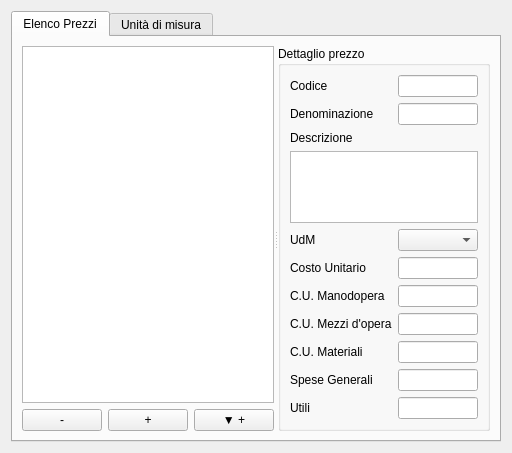
<?xml version="1.0" encoding="UTF-8"?>
<ui version="4.0">
 <class>PriceListDBWidget</class>
 <widget class="QWidget" name="PriceListDBWidget">
  <property name="geometry">
   <rect>
    <x>0</x>
    <y>0</y>
    <width>512</width>
    <height>441</height>
   </rect>
  </property>
  <property name="windowTitle">
   <string>Form</string>
  </property>
  <layout class="QGridLayout" name="gridLayout_3">
   <item row="0" column="0">
    <widget class="QTabWidget" name="tabWidget">
     <property name="currentIndex">
      <number>0</number>
     </property>
     <widget class="QWidget" name="priceListTab">
      <attribute name="title">
       <string>Elenco Prezzi</string>
      </attribute>
      <layout class="QGridLayout" name="gridLayout_4">
       <item row="0" column="0">
        <widget class="QSplitter" name="splitter">
         <property name="orientation">
          <enum>Qt::Horizontal</enum>
         </property>
         <widget class="QWidget" name="layoutWidget">
          <layout class="QGridLayout" name="gridLayout">
           <item row="0" column="0" colspan="3">
            <widget class="QTreeView" name="priceListView">
             <property name="selectionMode">
              <enum>QAbstractItemView::ExtendedSelection</enum>
             </property>
            </widget>
           </item>
           <item row="1" column="0">
            <widget class="QPushButton" name="delPLPushButton">
             <property name="text">
              <string>-</string>
             </property>
            </widget>
           </item>
           <item row="1" column="1">
            <widget class="QPushButton" name="addPLPushButton">
             <property name="text">
              <string>+</string>
             </property>
            </widget>
           </item>
           <item row="1" column="2">
            <widget class="QPushButton" name="addPLChildPushButton">
             <property name="text">
              <string>▼ +</string>
             </property>
            </widget>
           </item>
          </layout>
         </widget>
         <widget class="QGroupBox" name="priceItemGroupBox">
          <property name="title">
           <string>Dettaglio prezzo</string>
          </property>
          <layout class="QGridLayout" name="gridLayout_2">
           <item row="0" column="1">
            <widget class="QLineEdit" name="codeLineEdit">
             <property name="alignment">
              <set>Qt::AlignLeading|Qt::AlignLeft|Qt::AlignVCenter</set>
             </property>
            </widget>
           </item>
           <item row="0" column="0">
            <widget class="QLabel" name="codeLabel">
             <property name="text">
              <string>Codice</string>
             </property>
            </widget>
           </item>
           <item row="1" column="0">
            <widget class="QLabel" name="shortDescLabel">
             <property name="text">
              <string>Denominazione</string>
             </property>
            </widget>
           </item>
           <item row="4" column="0">
            <widget class="QLabel" name="unitMeasureLabel">
             <property name="text">
              <string>UdM</string>
             </property>
            </widget>
           </item>
           <item row="2" column="0">
            <widget class="QLabel" name="longDescLabel">
             <property name="text">
              <string>Descrizione</string>
             </property>
            </widget>
           </item>
           <item row="5" column="0">
            <widget class="QLabel" name="priceTotalLabel">
             <property name="text">
              <string>Costo Unitario</string>
             </property>
            </widget>
           </item>
           <item row="1" column="1">
            <widget class="QLineEdit" name="shortDescLineEdit"/>
           </item>
           <item row="3" column="0" colspan="2">
            <widget class="QPlainTextEdit" name="longDescTextEdit"/>
           </item>
           <item row="6" column="0">
            <widget class="QLabel" name="priceHumanLabel">
             <property name="text">
              <string>C.U. Manodopera</string>
             </property>
            </widget>
           </item>
           <item row="4" column="1">
            <widget class="QComboBox" name="unitMeasureComboBox"/>
           </item>
           <item row="5" column="1">
            <widget class="QLineEdit" name="priceTotalLineEdit">
             <property name="alignment">
              <set>Qt::AlignRight|Qt::AlignTrailing|Qt::AlignVCenter</set>
             </property>
            </widget>
           </item>
           <item row="7" column="0">
            <widget class="QLabel" name="priceEquipmentLabel">
             <property name="text">
              <string>C.U. Mezzi d'opera</string>
             </property>
            </widget>
           </item>
           <item row="6" column="1">
            <widget class="QLineEdit" name="priceHumanLineEdit">
             <property name="alignment">
              <set>Qt::AlignRight|Qt::AlignTrailing|Qt::AlignVCenter</set>
             </property>
            </widget>
           </item>
           <item row="8" column="0">
            <widget class="QLabel" name="priceMaterialLabel">
             <property name="text">
              <string>C.U. Materiali</string>
             </property>
            </widget>
           </item>
           <item row="7" column="1">
            <widget class="QLineEdit" name="priceEquipmentLineEdit">
             <property name="alignment">
              <set>Qt::AlignRight|Qt::AlignTrailing|Qt::AlignVCenter</set>
             </property>
            </widget>
           </item>
           <item row="9" column="0">
            <widget class="QLabel" name="overheadsLabel">
             <property name="text">
              <string>Spese Generali</string>
             </property>
            </widget>
           </item>
           <item row="8" column="1">
            <widget class="QLineEdit" name="priceMaterialLineEdit">
             <property name="alignment">
              <set>Qt::AlignRight|Qt::AlignTrailing|Qt::AlignVCenter</set>
             </property>
            </widget>
           </item>
           <item row="9" column="1">
            <widget class="QLineEdit" name="overheadsLineEdit">
             <property name="alignment">
              <set>Qt::AlignRight|Qt::AlignTrailing|Qt::AlignVCenter</set>
             </property>
            </widget>
           </item>
           <item row="10" column="0">
            <widget class="QLabel" name="profitsLabel">
             <property name="text">
              <string>Utili</string>
             </property>
            </widget>
           </item>
           <item row="10" column="1">
            <widget class="QLineEdit" name="profitsLineEdit">
             <property name="alignment">
              <set>Qt::AlignRight|Qt::AlignTrailing|Qt::AlignVCenter</set>
             </property>
            </widget>
           </item>
          </layout>
         </widget>
        </widget>
       </item>
      </layout>
     </widget>
     <widget class="QWidget" name="unitMeasureTab">
      <attribute name="title">
       <string>Unità di misura</string>
      </attribute>
      <layout class="QGridLayout" name="gridLayout_5">
       <item row="0" column="0" colspan="2">
        <widget class="QTableView" name="unitMeasureView"/>
       </item>
       <item row="1" column="0">
        <widget class="QPushButton" name="addUMPushButton">
         <property name="text">
          <string>+</string>
         </property>
        </widget>
       </item>
       <item row="1" column="1">
        <widget class="QPushButton" name="delUMPushButton">
         <property name="text">
          <string>-</string>
         </property>
        </widget>
       </item>
      </layout>
     </widget>
    </widget>
   </item>
  </layout>
 </widget>
 <resources/>
 <connections/>
</ui>
